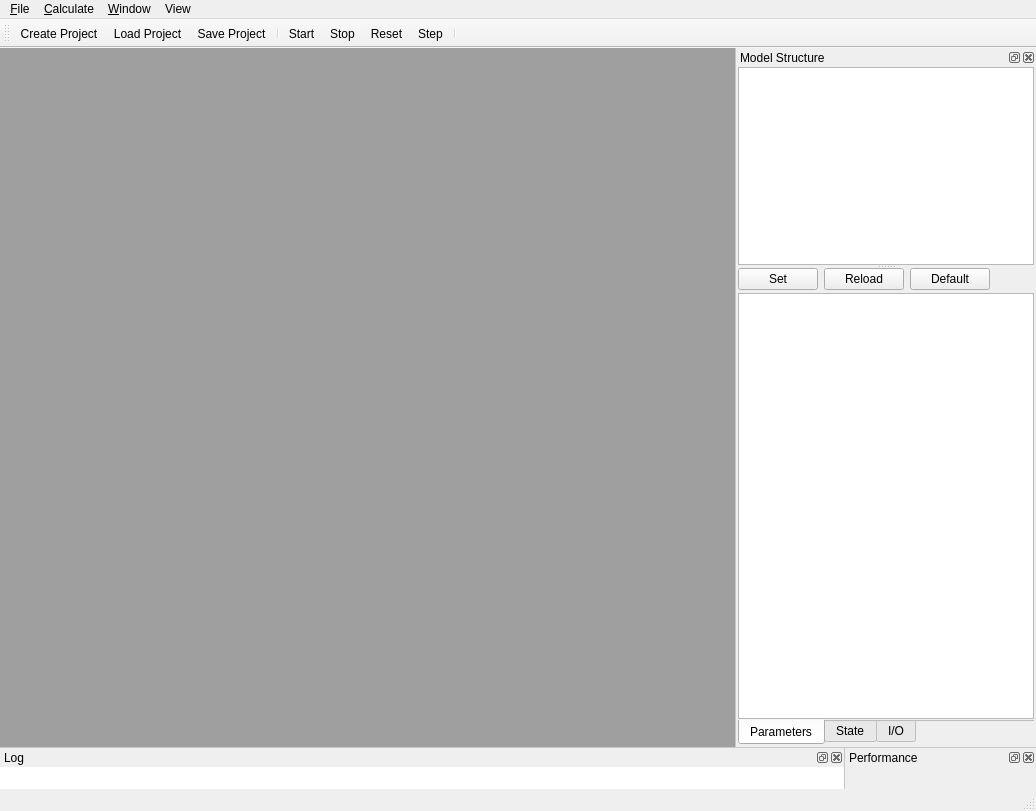
<?xml version="1.0" encoding="UTF-8"?>
<ui version="4.0">
 <class>MainWindowClass</class>
 <widget class="QMainWindow" name="MainWindowClass">
  <property name="geometry">
   <rect>
    <x>0</x>
    <y>0</y>
    <width>1036</width>
    <height>811</height>
   </rect>
  </property>
  <property name="windowTitle">
   <string>MainWindow</string>
  </property>
  <property name="styleSheet">
   <string notr="true"> QMainWindow::separator 
{
    background: rgb(200, 200, 200);
    width: 1px;
    height: 1px;
 }</string>
  </property>
  <widget class="QWidget" name="centralWidget">
   <layout class="QVBoxLayout" name="verticalLayout_5">
    <property name="spacing">
     <number>0</number>
    </property>
    <property name="leftMargin">
     <number>0</number>
    </property>
    <property name="topMargin">
     <number>0</number>
    </property>
    <property name="rightMargin">
     <number>0</number>
    </property>
    <property name="bottomMargin">
     <number>0</number>
    </property>
    <item>
     <widget class="QMdiArea" name="mdiArea">
      <property name="viewMode">
       <enum>QMdiArea::TabbedView</enum>
      </property>
      <property name="tabsClosable">
       <bool>true</bool>
      </property>
      <property name="tabsMovable">
       <bool>true</bool>
      </property>
     </widget>
    </item>
   </layout>
  </widget>
  <widget class="QMenuBar" name="menuBar">
   <property name="geometry">
    <rect>
     <x>0</x>
     <y>0</y>
     <width>1036</width>
     <height>21</height>
    </rect>
   </property>
   <widget class="QMenu" name="menuFile">
    <property name="title">
     <string>&amp;File</string>
    </property>
    <addaction name="actionCreateProject"/>
    <addaction name="actionLoadProject"/>
    <addaction name="actionSaveProject"/>
    <addaction name="actionCopyProject"/>
    <addaction name="separator"/>
    <addaction name="actionCreateModel"/>
    <addaction name="actionLoadModel"/>
    <addaction name="actionSaveModel"/>
    <addaction name="separator"/>
    <addaction name="actionReloadParameters"/>
   </widget>
   <widget class="QMenu" name="menuCalculate">
    <property name="title">
     <string>&amp;Calculate</string>
    </property>
    <addaction name="actionStart"/>
    <addaction name="actionStop"/>
    <addaction name="actionReset"/>
    <addaction name="separator"/>
    <addaction name="actionStep"/>
   </widget>
   <widget class="QMenu" name="pMenuWindow">
    <property name="title">
     <string>&amp;Window</string>
    </property>
    <widget class="QMenu" name="menuToolbars">
     <property name="title">
      <string>&amp;Toolbars</string>
     </property>
    </widget>
    <addaction name="menuToolbars"/>
    <addaction name="separator"/>
    <addaction name="actionDrawModel"/>
    <addaction name="actionImages"/>
    <addaction name="separator"/>
   </widget>
   <widget class="QMenu" name="menuView">
    <property name="title">
     <string>View</string>
    </property>
    <addaction name="actionTabbedView"/>
    <addaction name="actionSubwindowView"/>
    <addaction name="actionCascadeSubwindows"/>
    <addaction name="actionTileSubwindows"/>
   </widget>
   <addaction name="menuFile"/>
   <addaction name="menuCalculate"/>
   <addaction name="pMenuWindow"/>
   <addaction name="menuView"/>
  </widget>
  <widget class="QToolBar" name="pMainToolBar">
   <attribute name="toolBarArea">
    <enum>TopToolBarArea</enum>
   </attribute>
   <attribute name="toolBarBreak">
    <bool>false</bool>
   </attribute>
   <addaction name="actionCreateProject"/>
   <addaction name="actionLoadProject"/>
   <addaction name="actionSaveProject"/>
   <addaction name="separator"/>
   <addaction name="actionStart"/>
   <addaction name="actionStop"/>
   <addaction name="actionReset"/>
   <addaction name="actionStep"/>
   <addaction name="separator"/>
  </widget>
  <widget class="QStatusBar" name="statusBar"/>
  <widget class="QDockWidget" name="logDockWidget">
   <property name="windowTitle">
    <string>Log</string>
   </property>
   <attribute name="dockWidgetArea">
    <number>8</number>
   </attribute>
   <widget class="QWidget" name="dockWidgetContents">
    <layout class="QVBoxLayout" name="verticalLayout">
     <property name="spacing">
      <number>0</number>
     </property>
     <property name="leftMargin">
      <number>0</number>
     </property>
     <property name="topMargin">
      <number>0</number>
     </property>
     <property name="rightMargin">
      <number>0</number>
     </property>
     <property name="bottomMargin">
      <number>0</number>
     </property>
     <item>
      <widget class="QTextEdit" name="log">
       <property name="sizePolicy">
        <sizepolicy hsizetype="Expanding" vsizetype="Ignored">
         <horstretch>0</horstretch>
         <verstretch>0</verstretch>
        </sizepolicy>
       </property>
       <property name="frameShape">
        <enum>QFrame::NoFrame</enum>
       </property>
       <property name="frameShadow">
        <enum>QFrame::Plain</enum>
       </property>
       <property name="lineWidth">
        <number>0</number>
       </property>
       <property name="undoRedoEnabled">
        <bool>false</bool>
       </property>
       <property name="readOnly">
        <bool>true</bool>
       </property>
       <property name="tabStopWidth">
        <number>15</number>
       </property>
       <property name="textInteractionFlags">
        <set>Qt::TextSelectableByKeyboard|Qt::TextSelectableByMouse</set>
       </property>
      </widget>
     </item>
    </layout>
   </widget>
  </widget>
  <widget class="QDockWidget" name="modelViewDockWidget">
   <property name="styleSheet">
    <string notr="true"/>
   </property>
   <property name="windowTitle">
    <string>Model Structure</string>
   </property>
   <attribute name="dockWidgetArea">
    <number>2</number>
   </attribute>
   <widget class="QWidget" name="modelViewDockWidgetContents">
    <layout class="QVBoxLayout" name="verticalLayout_2">
     <property name="leftMargin">
      <number>2</number>
     </property>
     <property name="topMargin">
      <number>0</number>
     </property>
     <property name="rightMargin">
      <number>2</number>
     </property>
     <property name="bottomMargin">
      <number>2</number>
     </property>
     <item>
      <widget class="QSplitter" name="splitter">
       <property name="orientation">
        <enum>Qt::Vertical</enum>
       </property>
       <property name="handleWidth">
        <number>3</number>
       </property>
       <property name="childrenCollapsible">
        <bool>false</bool>
       </property>
       <widget class="QTreeView" name="modelStructureView">
        <property name="editTriggers">
         <set>QAbstractItemView::NoEditTriggers</set>
        </property>
        <property name="dragEnabled">
         <bool>true</bool>
        </property>
        <property name="dragDropMode">
         <enum>QAbstractItemView::DragOnly</enum>
        </property>
        <property name="alternatingRowColors">
         <bool>true</bool>
        </property>
        <property name="animated">
         <bool>false</bool>
        </property>
        <property name="headerHidden">
         <bool>true</bool>
        </property>
       </widget>
       <widget class="QTabWidget" name="parametersStateTabs">
        <property name="styleSheet">
         <string notr="true"/>
        </property>
        <property name="tabPosition">
         <enum>QTabWidget::South</enum>
        </property>
        <property name="tabShape">
         <enum>QTabWidget::Rounded</enum>
        </property>
        <property name="currentIndex">
         <number>0</number>
        </property>
        <property name="elideMode">
         <enum>Qt::ElideRight</enum>
        </property>
        <property name="documentMode">
         <bool>true</bool>
        </property>
        <widget class="QWidget" name="parametersTab">
         <attribute name="title">
          <string>Parameters</string>
         </attribute>
         <layout class="QVBoxLayout" name="verticalLayout_4">
          <property name="spacing">
           <number>3</number>
          </property>
          <property name="leftMargin">
           <number>0</number>
          </property>
          <property name="topMargin">
           <number>0</number>
          </property>
          <property name="rightMargin">
           <number>0</number>
          </property>
          <property name="bottomMargin">
           <number>0</number>
          </property>
          <item>
           <layout class="QHBoxLayout" name="horizontalLayout_2">
            <item>
             <widget class="QPushButton" name="setParametersButton">
              <property name="text">
               <string>Set</string>
              </property>
             </widget>
            </item>
            <item>
             <widget class="QPushButton" name="reloadParametersButton">
              <property name="text">
               <string>Reload</string>
              </property>
             </widget>
            </item>
            <item>
             <widget class="QPushButton" name="defaultParametersButton">
              <property name="text">
               <string>Default</string>
              </property>
             </widget>
            </item>
            <item>
             <spacer name="horizontalSpacer">
              <property name="orientation">
               <enum>Qt::Horizontal</enum>
              </property>
              <property name="sizeHint" stdset="0">
               <size>
                <width>40</width>
                <height>20</height>
               </size>
              </property>
             </spacer>
            </item>
           </layout>
          </item>
          <item>
           <widget class="QPlainTextEdit" name="parametersText">
            <property name="acceptDrops">
             <bool>false</bool>
            </property>
            <property name="lineWrapMode">
             <enum>QPlainTextEdit::NoWrap</enum>
            </property>
            <property name="tabStopWidth">
             <number>15</number>
            </property>
           </widget>
          </item>
         </layout>
        </widget>
        <widget class="QWidget" name="stateTab">
         <attribute name="title">
          <string>State</string>
         </attribute>
         <layout class="QVBoxLayout" name="verticalLayout_3">
          <property name="spacing">
           <number>3</number>
          </property>
          <property name="leftMargin">
           <number>0</number>
          </property>
          <property name="topMargin">
           <number>0</number>
          </property>
          <property name="rightMargin">
           <number>0</number>
          </property>
          <property name="bottomMargin">
           <number>0</number>
          </property>
          <item>
           <layout class="QHBoxLayout" name="horizontalLayout">
            <item>
             <widget class="QPushButton" name="setStateButton">
              <property name="text">
               <string>Set</string>
              </property>
             </widget>
            </item>
            <item>
             <widget class="QPushButton" name="reloadStateButton">
              <property name="text">
               <string>Reload</string>
              </property>
             </widget>
            </item>
            <item>
             <widget class="QPushButton" name="defaultStateButton">
              <property name="text">
               <string>Default</string>
              </property>
             </widget>
            </item>
            <item>
             <spacer name="horizontalSpacer_2">
              <property name="orientation">
               <enum>Qt::Horizontal</enum>
              </property>
              <property name="sizeHint" stdset="0">
               <size>
                <width>40</width>
                <height>20</height>
               </size>
              </property>
             </spacer>
            </item>
           </layout>
          </item>
          <item>
           <widget class="QPlainTextEdit" name="stateText">
            <property name="acceptDrops">
             <bool>false</bool>
            </property>
            <property name="lineWrapMode">
             <enum>QPlainTextEdit::NoWrap</enum>
            </property>
            <property name="tabStopWidth">
             <number>15</number>
            </property>
           </widget>
          </item>
         </layout>
        </widget>
        <widget class="QWidget" name="ioTab">
         <attribute name="title">
          <string>I/O</string>
         </attribute>
         <layout class="QVBoxLayout" name="verticalLayout_8">
          <property name="spacing">
           <number>0</number>
          </property>
          <property name="leftMargin">
           <number>0</number>
          </property>
          <property name="topMargin">
           <number>0</number>
          </property>
          <property name="rightMargin">
           <number>0</number>
          </property>
          <property name="bottomMargin">
           <number>0</number>
          </property>
          <item>
           <widget class="QSplitter" name="splitter_2">
            <property name="orientation">
             <enum>Qt::Vertical</enum>
            </property>
            <property name="handleWidth">
             <number>3</number>
            </property>
            <property name="childrenCollapsible">
             <bool>false</bool>
            </property>
            <widget class="QGroupBox" name="groupBox">
             <property name="title">
              <string>Outputs</string>
             </property>
             <layout class="QVBoxLayout" name="verticalLayout_6">
              <property name="spacing">
               <number>0</number>
              </property>
              <property name="leftMargin">
               <number>2</number>
              </property>
              <property name="topMargin">
               <number>0</number>
              </property>
              <property name="rightMargin">
               <number>2</number>
              </property>
              <property name="bottomMargin">
               <number>2</number>
              </property>
              <item>
               <widget class="QPlainTextEdit" name="outputsText">
                <property name="lineWrapMode">
                 <enum>QPlainTextEdit::NoWrap</enum>
                </property>
                <property name="tabStopWidth">
                 <number>15</number>
                </property>
               </widget>
              </item>
             </layout>
            </widget>
            <widget class="QGroupBox" name="groupBox_2">
             <property name="title">
              <string>Inputs</string>
             </property>
             <layout class="QVBoxLayout" name="verticalLayout_7">
              <property name="spacing">
               <number>0</number>
              </property>
              <property name="leftMargin">
               <number>2</number>
              </property>
              <property name="topMargin">
               <number>0</number>
              </property>
              <property name="rightMargin">
               <number>2</number>
              </property>
              <property name="bottomMargin">
               <number>2</number>
              </property>
              <item>
               <widget class="QPlainTextEdit" name="inputsText">
                <property name="lineWrapMode">
                 <enum>QPlainTextEdit::NoWrap</enum>
                </property>
                <property name="tabStopWidth">
                 <number>15</number>
                </property>
               </widget>
              </item>
             </layout>
            </widget>
           </widget>
          </item>
         </layout>
        </widget>
       </widget>
      </widget>
     </item>
    </layout>
   </widget>
  </widget>
  <widget class="QDockWidget" name="performanceViewDockWidget">
   <property name="windowTitle">
    <string>Performance</string>
   </property>
   <attribute name="dockWidgetArea">
    <number>8</number>
   </attribute>
   <widget class="QWidget" name="dockWidgetContents_4">
    <layout class="QVBoxLayout" name="verticalLayout_10"/>
   </widget>
  </widget>
  <action name="actionCreateProject">
   <property name="text">
    <string>C&amp;reate Project</string>
   </property>
  </action>
  <action name="actionLoadProject">
   <property name="text">
    <string>&amp;Load Project</string>
   </property>
  </action>
  <action name="actionSaveProject">
   <property name="text">
    <string>&amp;Save Project</string>
   </property>
  </action>
  <action name="actionCopyProject">
   <property name="text">
    <string>&amp;Copy Project</string>
   </property>
  </action>
  <action name="actionStart">
   <property name="text">
    <string>&amp;Start</string>
   </property>
  </action>
  <action name="actionReset">
   <property name="text">
    <string>&amp;Reset</string>
   </property>
  </action>
  <action name="actionStep">
   <property name="text">
    <string>S&amp;tep</string>
   </property>
  </action>
  <action name="actionDrawModel">
   <property name="text">
    <string>Model Editor</string>
   </property>
  </action>
  <action name="actionImages">
   <property name="text">
    <string>Images</string>
   </property>
  </action>
  <action name="actionTabbedView">
   <property name="text">
    <string>Tabbed View</string>
   </property>
  </action>
  <action name="actionSubwindowView">
   <property name="text">
    <string>Subwindow View</string>
   </property>
  </action>
  <action name="actionCascadeSubwindows">
   <property name="enabled">
    <bool>false</bool>
   </property>
   <property name="text">
    <string>Cascade Subwindows</string>
   </property>
  </action>
  <action name="actionTileSubwindows">
   <property name="enabled">
    <bool>false</bool>
   </property>
   <property name="text">
    <string>Tile Subwindows</string>
   </property>
  </action>
  <action name="actionCreateModel">
   <property name="text">
    <string>Create Model</string>
   </property>
  </action>
  <action name="actionLoadModel">
   <property name="text">
    <string>Load Model</string>
   </property>
  </action>
  <action name="actionSaveModel">
   <property name="text">
    <string>Save Model</string>
   </property>
  </action>
  <action name="actionReloadParameters">
   <property name="text">
    <string>Reload Parameters</string>
   </property>
  </action>
  <action name="actionStop">
   <property name="text">
    <string>Stop</string>
   </property>
  </action>
 </widget>
 <layoutdefault spacing="6" margin="11"/>
 <resources/>
 <connections/>
</ui>
